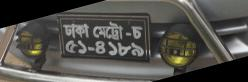
%> input picture LP_nonLP_classification_project/Phase_01_Database_&_Feature_generation/CLP_Database/LP/plate(135).jpg, 248 x 82 px
$ octave --eval "result = tamura(rgb2gray(imread('../../../LP_nonLP_classification_project/Phase_01_Database_&_Feature_generation/CLP_Database/LP/plate(135).jpg')));"   (GNU Octave 9; MATLAB toolbox functions it lacks are replaced by stand-ins)
%> lines starting %> are read from the running program, lines starting %| are printed output that depends on the picture
% Copyright (C) 2003 Open Microscopy Environment
%       Massachusetts Institue of Technology,
%       National Institutes of Health,
%       University of Dundee
%
%
%
%    This library is free software; you can redistribute it and/or
%    modify it under the terms of the GNU Lesser General Public
%    License as published by the Free Software Foundation; either
%    version 2.1 of the License, or (at your option) any later version.
%
%    This library is distributed in the hope that it will be useful,
%    but WITHOUT ANY WARRANTY; without even the implied warranty of
%    MERCHANTABILITY or FITNESS FOR A PARTICULAR PURPOSE.  See the GNU
%    Lesser General Public License for more details.
%
%    You should have received a copy of the GNU Lesser General Public
%    License along with this library; if not, write to the Free Software
%    Foundation, Inc., 59 Temple Place, Suite 330, Boston, MA  02111-1307  USA
%
%~~~~~~~~~~~~~~~~~~~~~~~~~~~~~~~~~~~~~~~~~~~~~~~~~~~~~~~~~~~~~~~~~~~~~~~~~~~~~~~
%~~~~~~~~~~~~~~~~~~~~~~~~~~~~~~~~~~~~~~~~~~~~~~~~~~~~~~~~~~~~~~~~~~~~~~~~~~~~~~~
% Written by:  Nikita Orlov <norlov@nih.gov>
%~~~~~~~~~~~~~~~~~~~~~~~~~~~~~~~~~~~~~~~~~~~~~~~~~~~~~~~~~~~~~~~~~~~~~~~~~~~~~~~
%% Tamura texture signatures: coarseness, directionality, contrast
%%
%% Reference: Tamura H., Mori S., Yamawaki T.,
 %% 'Textural features corresponsing to visual perception'.
%% IEEE Trans. on Systems, Man and Cybernetics, 8, 1978, 460-472
%%
%% Nikita Orlov
%% Computational Biology Unit, LG,NIA/NIH
%% :: revision :: 07-20-2005
%%
%% input:   Img (input image)
%% output1: Total coarseness,       a scalar
%% output2: Coarseness histogram,   a 1x3 vector
%% output3: Directionality,         a scalar
%% output4: Contrast,               a scalar
%%
%% Examples:
%% allTFeatures = Tamura3Sigs(Im);
%%

function allTFeatures = tamura(Im)
    if ~isa(Im,'double')
        Im = im2double(Im);
    end

    [TM_Coarseness,TM_Coarseness_hist] = Tamura_Coarseness(Im);
    TM_Directionality = Tamura_Directionality(Im);
    TM_Contrast = Tamura_Contrast(Im);

    allTFeatures = [TM_Coarseness TM_Coarseness_hist TM_Directionality TM_Contrast];

    return;
end

function Fdir = Tamura_Directionality(Im)
    [gx,gy] = gradient(Im); [t,r] = cart2pol(gx,gy);
    nbins = 125;
    r(r<.15.*max(r(:))) = 0;
    t0 = t; t0(abs(r)<1e-4) = 0;
    r = r(:)'; t0 = t0(:)';
    Hd = hist(t0,nbins);
    nrm = hist(r(:).^2+t0(:).^2,nbins);
    fmx = find(Hd==max(Hd));
    ff  = 1:length(Hd); ff2 = (ff - fmx).^2;
    Fdir = sum(Hd.*ff2)./sum(nrm);
    Fdir = abs(log(Fdir+eps));
    return;
end

function Fc = Tamura_Contrast(Im)
    Im = Im(:)';
    ss = std(Im);
    if abs(ss)<1e-10
        Fc = 0;
        return;
    else
        k = kurtosis(Im);
    end

    alf = k ./ ss.^4;
    Fc = ss./(alf.^(.25));
    return;
end


function [total_coarseness,coarseness_hist] = Tamura_Coarseness(Im)
    kk = 0:6; %nh = []; nv = [];
    for ii = 1:kk(end)
        A = moveav(Im,2.^(kk(ii)));
        %shift = 200;
        shift = 2.^(kk(ii));
        implus = zeros(size(A));
        implus(:,1:end-shift+1) = A(:,shift:end);
        iminus = zeros(size(A));
        iminus(:,shift:end) = A(:,1:end-shift+1);
        Hdelta(:,:,ii) = abs(implus-iminus);
        implus = zeros(size(A));
        implus(1:end-shift+1,:) = A(shift:end,:);
        iminus = zeros(size(A));
        iminus(shift:end,:) = A(1:end-shift+1,:);
        Vdelta(:,:,ii) = abs(implus-iminus);
    end

    HdeltaMax = max(Hdelta,[],3);
    hs = sum(HdeltaMax(:));
    VdeltaMax = max(Vdelta,[],3);
    vs = sum(VdeltaMax(:));

    hij = reshape(Hdelta,size(Hdelta,1)*size(Hdelta,2),size(Hdelta,3)); %shij = sum(hij,1);
    vij = reshape(Vdelta,size(Vdelta,1)*size(Vdelta,2),size(Vdelta,3)); %svij = sum(vij,1);
    newh = zeros(size(hij,1),1);

    for ii = 1:size(hij,1)
        tmp1 = hij(ii,:); tmp2 = vij(ii,:);
        mtmp1 = max(tmp1);
        mtmp2 = max(tmp2);
        mtmp1 = mtmp1(1);
        mtmp2 = mtmp2(1);
        mm = max(mtmp1,mtmp2);
        im1 = find(tmp1==mtmp1);
        im2 = find(tmp2==mtmp2);

        if mm == mtmp1
            imm = im1(1);
        else
            imm = im2(1);
        end

        newh(ii) = kk(imm);
    end
    total_coarseness = mean(newh);
    newh = reshape(2.^newh,size(Im,1),size(Im,2));
    nbin = 3;
    coarseness_hist = hist(newh(:),nbin);
    coarseness_hist = coarseness_hist./max(coarseness_hist);
    %coarseness_hist = uint16(coarseness_hist);
    return;
end

function sm = moveav(Im,nk)
    kern = ones(nk)./nk.^2; sm = conv2(Im,kern,'same');
    return;
end
%> after the loop in Tamura_Coarseness, `for ii = 1:kk(end)`:
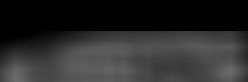
%> iminus: size 82x248 double; min 0, max 0.424, mean 0.166
%> after the loop in Tamura_Coarseness, `for ii = 1:kk(end)`:
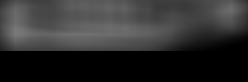
%> implus: size 82x248 double; min 0, max 0.479, mean 0.184
%> in Tamura_Coarseness, `HdeltaMax = max(Hdelta,[],3);`:
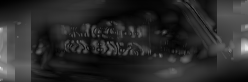
%> HdeltaMax: size 82x248 double; min 0.00117, max 0.923, mean 0.168
%> in Tamura_Coarseness, `hs = sum(HdeltaMax(:));`: hs = 3416.1
%> in Tamura_Coarseness, `VdeltaMax = max(Vdelta,[],3);`:
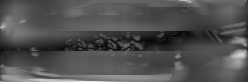
%> VdeltaMax: size 82x248 double; min 0.0209, max 0.924, mean 0.319
%> in Tamura_Coarseness, `vs = sum(VdeltaMax(:));`: vs = 6495
%> the loop in Tamura_Coarseness, `for ii = 1:size(hij,1)` made 20336 passes
%> (tmp1, tmp2, mtmp1, mtmp2, mm, im1, im2, imm) on passes 1 to 7: ([0 0 0 0 0 0.00117], [0 0 0 0 0.000919 0.18], 0.00117, 0.18, 0.18, 6, 6, 6), ([0 0 0 0 0 0.00345], [0 0 0 0 0.00127 0.188], 0.00345, 0.188, 0.188, 6, 6, 6), ([0 0 0 0 0 0.00683], [0 0 0 0 0.00184 0.196], 0.00683, 0.196, 0.196, 6, 6, 6), ([0 0 0 0 0 0.0107], [0 0 0 0 0.00456 0.204], 0.0107, 0.204, 0.204, 6, 6, 6), ([0 0 0 0 0 0.0154], [0 0 0 6.13e-05 0.0163 0.212], 0.0154, 0.212, 0.212, 6, 6, 6), ([0 0 0 0 0 0.0212], [0 0 0 0.000123 0.038 0.22], 0.0212, 0.22, 0.22, 6, 6, 6), ([0 0 0 0 0 0.0287], [0 0 0 0.000245 0.0612 0.228], 0.0287, 0.228, 0.228, 6, 6, 6)
%> after the loop in Tamura_Coarseness, `for ii = 1:size(hij,1)`: imm = 6
%> in Tamura_Coarseness, `total_coarseness = mean(newh);`: total_coarseness = 4.07
%> in Tamura_Coarseness, `newh = reshape(2.^newh,size(Im,1),size(Im,2));`:
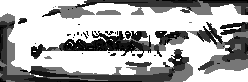
%> newh: size 82x248 double; min 2, max 32, mean 21.8; drawn with min black and max white
%> in Tamura_Coarseness, `coarseness_hist = hist(newh(:),nbin);`: coarseness_hist = [5978 3105 11253]
%> in Tamura_Coarseness, `coarseness_hist = coarseness_hist./max(coarseness_hist);`: coarseness_hist = [0.531 0.276 1]
%> in tamura, `[TM_Coarseness,TM_Coarseness_hist] = Tamura_Coarseness(Im);`: TM_Coarseness = 4.07; TM_Coarseness_hist = [0.531 0.276 1]
%> in Tamura_Directionality, `[t,r] = cart2pol(gx,gy)`:
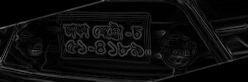
%> r: size 82x248 double; min 0, max 0.468, mean 0.0506
%> in Tamura_Directionality, `t0(abs(r)<1e-4) = 0`:
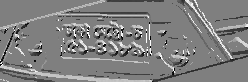
%> t0: size 82x248 double; min -3.13, max 3.14, mean 0.0188; drawn with min black and max white
%> in Tamura_Directionality, `Hd = hist(t0,nbins);`: Hd = 125 values, max 15160 at index 63, min 8 at index 11, mean 162.7
%> in Tamura_Directionality, `nrm = hist(r(:).^2+t0(:).^2,nbins);`: nrm = 125 values, max 15403 at index 1, min 6 at index 100, mean 162.7
%> in Tamura_Directionality, `fmx = find(Hd==max(Hd));`: fmx = 63
%> in Tamura_Directionality, `ff2 = (ff - fmx).^2`: ff2 = 125 values, max 3844 at index 1, min 0 at index 63, mean 1302
%> in Tamura_Directionality, `Fdir = sum(Hd.*ff2)./sum(nrm);`: Fdir = 307.1
%> in Tamura_Directionality, `Fdir = abs(log(Fdir+eps));`: Fdir = 5.73
%> in Tamura_Contrast, `ss = std(Im);`: ss = 0.189
%> in Tamura_Contrast, `k = kurtosis(Im);`: k = 3.15
%> in Tamura_Contrast, `alf = k ./ ss.^4;`: alf = 2441.7
%> in Tamura_Contrast, `Fc = ss./(alf.^(.25));`: Fc = 0.027
%> in tamura, `allTFeatures = [TM_Coarseness TM_Coarseness_hist TM_Directionality TM_..`: allTFeatures = [4.07 0.531 0.276 1 5.73 0.027]

$ run again, on LP_nonLP_classification_project/Phase_01_Database_&_Feature_generation/CLP_Database/LP/plate(249).jpg
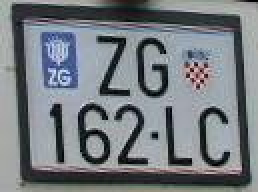
%> input picture LP_nonLP_classification_project/Phase_01_Database_&_Feature_generation/CLP_Database/LP/plate(249).jpg, 129 x 96 px (shown 2 times larger)
%> hs = 4081
%> vs = 5039.8
%> the loop in Tamura_Coarseness, `for ii = 1:size(hij,1)` made 12384 passes
%> (tmp1, tmp2, mtmp1, mtmp2, mm, im1, im2, imm) on passes 1 to 4: ([0 0.669 0.501 0.267 0.161 0.217], [0 0.687 0.506 0.415 0.294 0.263], 0.669, 0.687, 0.687, 2, 2, 2), ([0 0.666 0.658 0.302 0.182 0.233], [0 0.00392 0.505 0.415 0.296 0.263], 0.666, 0.505, 0.666, 2, 3, 2), ([0 0.68 0.643 0.339 0.202 0.248], [0 0.0235 0.504 0.414 0.299 0.263], 0.68, 0.504, 0.68, 2, 3, 2), ([0 0.694 0.632 0.374 0.228 0.264], [0 0.0098 0.124 0.413 0.302 0.263], 0.694, 0.413, 0.694, 2, 4, 2)
%> total_coarseness = 4.12
%> in Tamura_Coarseness, `newh = reshape(2.^newh,size(Im,1),size(Im,2));`:
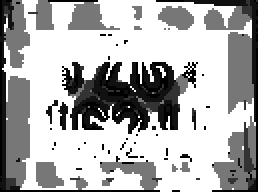
%> newh: size 96x129 double (shown 2 times larger); min 2, max 32, mean 22.6; drawn with min black and max white
%> in Tamura_Coarseness, `coarseness_hist = hist(newh(:),nbin);`: coarseness_hist = [2562 2808 7014]
%> in Tamura_Coarseness, `coarseness_hist = coarseness_hist./max(coarseness_hist);`: coarseness_hist = [0.365 0.4 1]
%> TM_Coarseness = 4.12; TM_Coarseness_hist = [0.365 0.4 1]
%> in Tamura_Directionality, `t0(abs(r)<1e-4) = 0`:
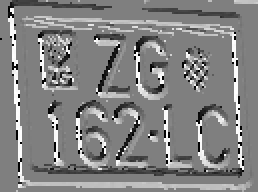
%> t0: size 96x129 double (shown 2 times larger); min -3.14, max 3.14, mean 0.081; drawn with min black and max white
%> Hd = 125 values, max 8151 at index 63, min 8 at index 19, mean 99.07
%> nrm = 125 values, max 8596 at index 1, min 4 at index 96, mean 99.07
%> fmx = 63
%> ff2 = 125 values, max 3844 at index 1, min 0 at index 63, mean 1302
%> in Tamura_Directionality, `Fdir = sum(Hd.*ff2)./sum(nrm);`: Fdir = 487.9
%> in Tamura_Directionality, `Fdir = abs(log(Fdir+eps));`: Fdir = 6.19
%> ss = 0.219
%> k = 1.86
%> alf = 804.2
%> Fc = 0.0412
%> allTFeatures = [4.12 0.365 0.4 1 6.19 0.0412]
